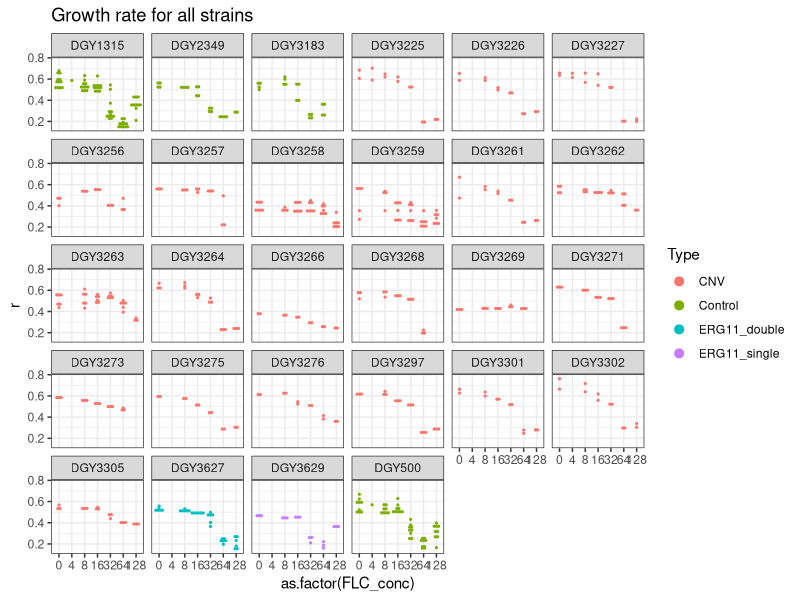
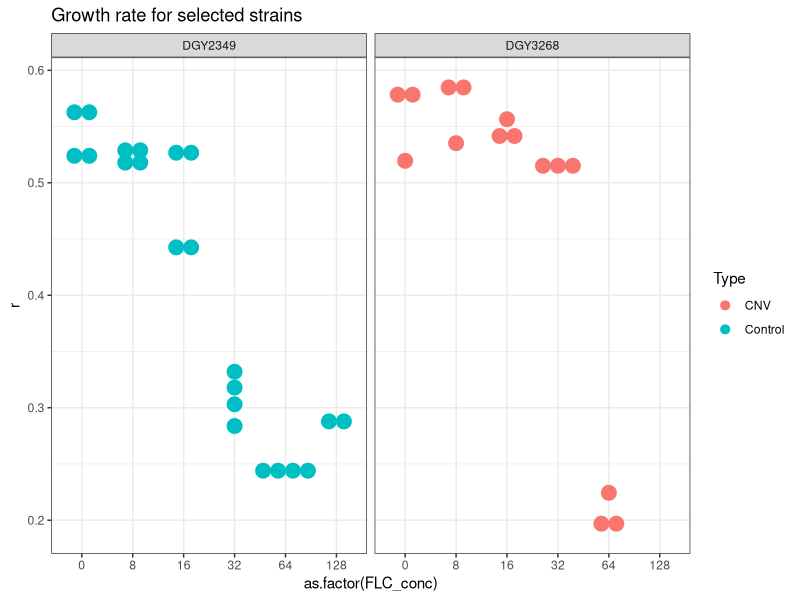
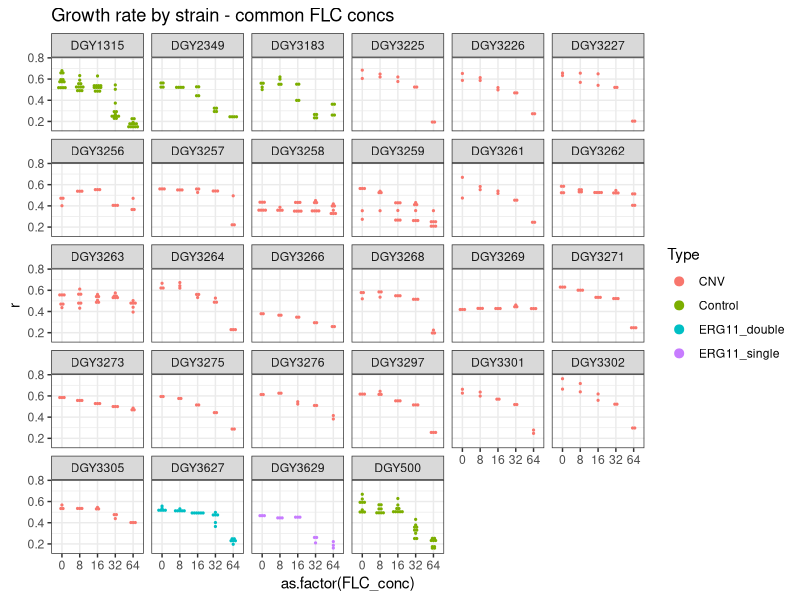
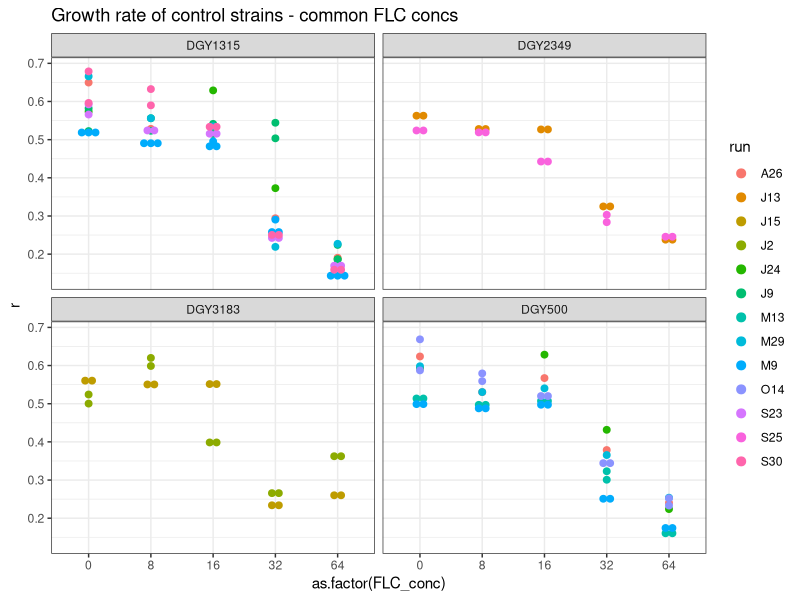
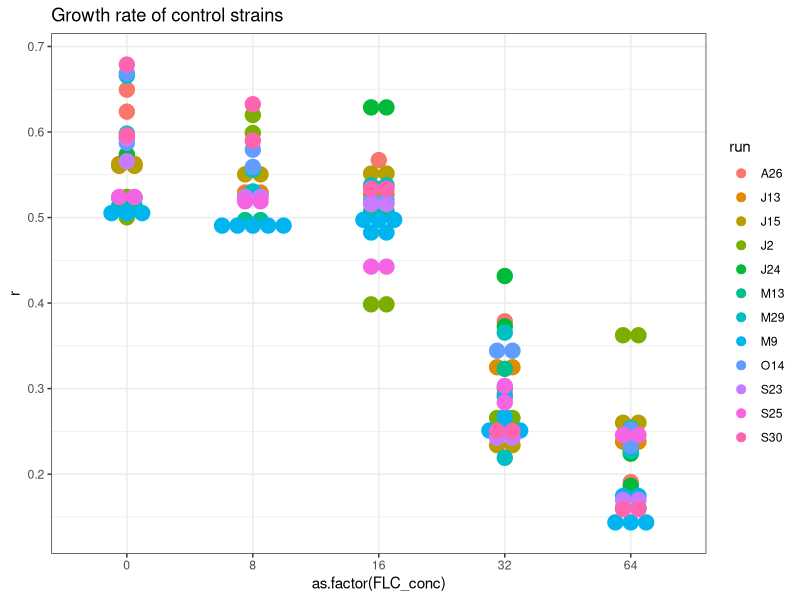
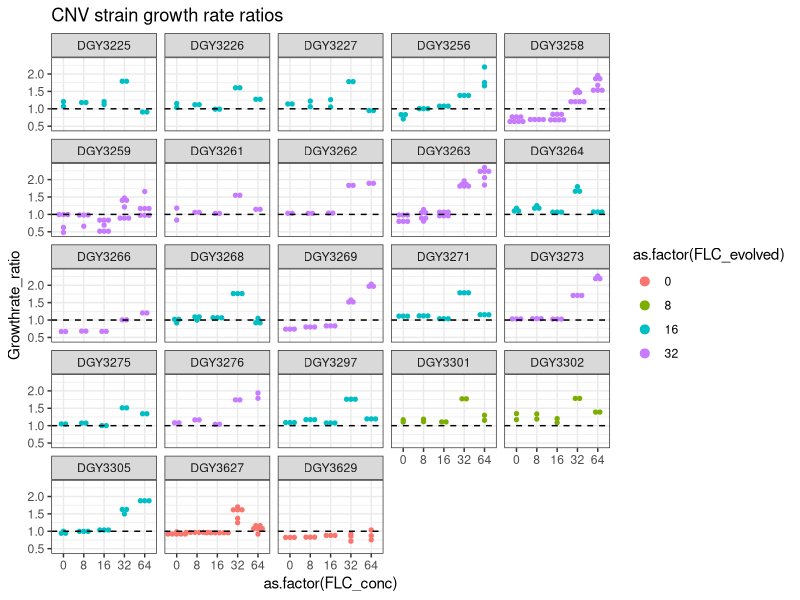
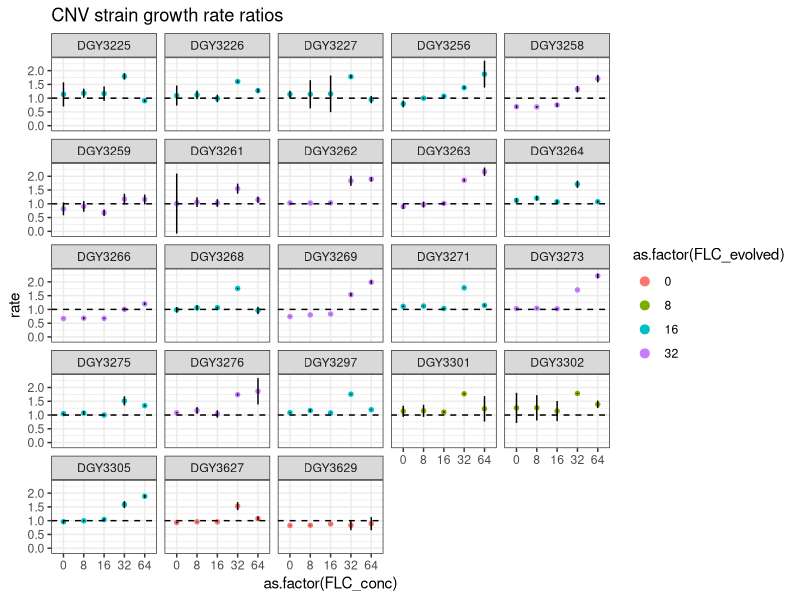
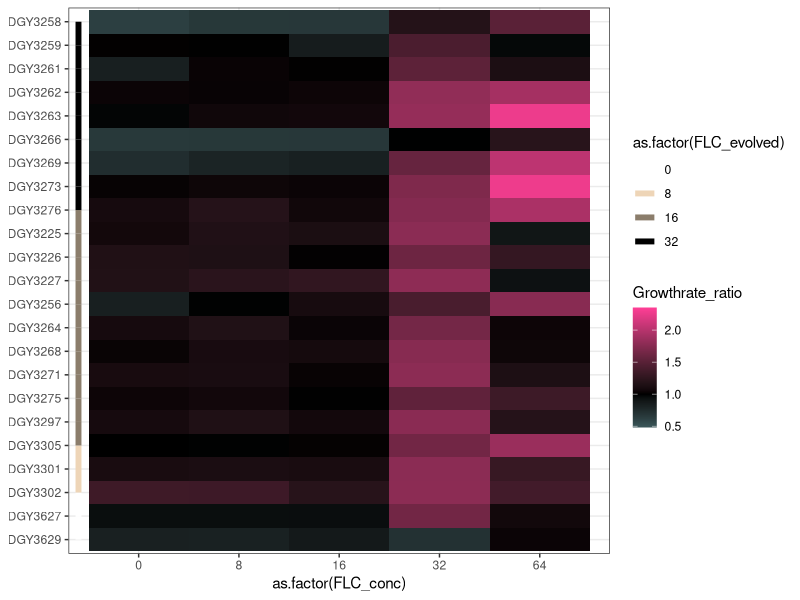

These figures' R source, in order:
## ---- chunk 1
library(ggplot2)
library(readxl)
library(forcats)
library(tidyverse)

All_growthcurve_output = read_excel("All_growthcurve_output_2025Apr7.xlsx")
## ---- chunk 2
ggplot(All_growthcurve_output,aes(x=as.factor(FLC_conc),y=r)) + geom_dotplot(binaxis="y", stackdir="center", aes(fill=Type, color=Type)) + facet_wrap(~Strain) + ggtitle("Growth rate for all strains") + theme_bw()

#Sampledata
Sample_output=All_growthcurve_output[All_growthcurve_output$Strain=="DGY2349"|All_growthcurve_output$Strain=="DGY3268",]

ggplot(Sample_output,aes(x=as.factor(FLC_conc),y=r)) + geom_dotplot(binaxis="y", stackdir="center", aes(fill=Type, color=Type)) + facet_wrap(~Strain) + ggtitle("Growth rate for selected strains") + theme_bw()

#Removing FLC4 and FLC 128.
Commonconcs_growth=All_growthcurve_output[All_growthcurve_output$FLC_conc!=4,]
Commonconcs_growth=Commonconcs_growth[Commonconcs_growth$FLC_conc!=128,]

ggplot(Commonconcs_growth,aes(x=as.factor(FLC_conc),y=r)) + geom_dotplot(binaxis="y", stackdir="center", aes(fill=Type, color=Type)) + facet_wrap(~Strain) + ggtitle("Growth rate by strain - common FLC concs") + theme_bw()

#Look for outlier batches in the control strains
Control_commonconcs=Commonconcs_growth[Commonconcs_growth$Type=="Control",]
ggplot(Control_commonconcs,aes(x=as.factor(FLC_conc),y=r)) + geom_dotplot(binaxis="y", stackdir="center", aes(fill=run, color=run)) + facet_wrap(~Strain) + ggtitle("Growth rate of control strains - common FLC concs") + theme_bw()

#Removing June 9 batch which is a visible outlier, and plot all remaining data.
Commonconcs_goodbatches=Commonconcs_growth[Commonconcs_growth$run!="J9",]

#ggplot(Commonconcs_goodbatches,aes(x=as.factor(FLC_conc),y=r)) + geom_dotplot(binaxis="y", stackdir="center", aes(fill=Type, color=Type)) + facet_wrap(~Strain) + ggtitle("Growth rate by strain - common FLC concs, excl outlier batch") + theme_bw()

#Inspecting control strains after removing outlier batch
Commonconcs_goodbatches_control=Commonconcs_goodbatches[Commonconcs_goodbatches$Type=="Control",]

ggplot(Commonconcs_goodbatches_control,aes(x=as.factor(FLC_conc),y=r)) + geom_dotplot(binaxis="y", stackdir="center", aes(fill=run, color=run)) + ggtitle("Growth rate of control strains") + theme_bw()


## ---- chunk 3

#Avg of control strains across batches
Controlmeans=aggregate(Commonconcs_goodbatches_control$r,list(Commonconcs_goodbatches_control$FLC_conc),mean)

#Getting CNV data separately
Commonconcs_goodbatches_CNV=Commonconcs_goodbatches[Commonconcs_goodbatches$Type!="Control",]
Commonconcs_goodbatches_CNV$Growthrate_ratio=0

#CNVstrainnames=unique(Commonconcs_goodbatches_CNVstrains_output$Strain)

l=length(Commonconcs_goodbatches_CNV$FLC_conc)

for (i in (1:l)) {
  relconc=Commonconcs_goodbatches_CNV$FLC_conc[i]
  relvalue=Controlmeans$x[Controlmeans$Group.1==relconc]
  Commonconcs_goodbatches_CNV$Growthrate_ratio[i]=Commonconcs_goodbatches_CNV$r[i]/relvalue
}

## ---- chunk 4
#Plot of each CNV
#ggplot(Commonconcs_goodbatches_CNV,aes(x=as.factor(FLC_conc),y=Growthrate_ratio)) + geom_dotplot(binaxis="y", stackdir="center", dotsize=2, aes(fill=Strain, color=Strain)) + facet_wrap(~Strain) + ggtitle("CNV strain growth rate ratios") + geom_hline(yintercept=1,linetype=2) + theme_bw()

#Plot of each CNV, coloured by the conc in which CNV was evolved
ggplot(Commonconcs_goodbatches_CNV,aes(x=as.factor(FLC_conc),y=Growthrate_ratio)) + geom_dotplot(binaxis="y", stackdir="center", dotsize=2, aes(fill=as.factor(FLC_evolved), color=as.factor(FLC_evolved))) + facet_wrap(~Strain) + ggtitle("CNV strain growth rate ratios") + geom_hline(yintercept=1,linetype=2) + theme_bw()

#Plot of each CNV, coloured by the temp in which CNV was evolved
#ggplot(Commonconcs_goodbatches_CNV,aes(x=as.factor(FLC_conc),y=Growthrate_ratio)) + geom_dotplot(binaxis="y", stackdir="center", dotsize=2, aes(fill=as.factor(Temp_evolved), color=as.factor(Temp_evolved))) + facet_wrap(~Strain) + ggtitle("CNV strain growth rate ratios") + geom_hline(yintercept=1,linetype=2) + theme_bw()

## ---- chunk 5
#95% CIs are calculated using a t-distribution..

Commonconcs_goodbatches_CNV %>%
  group_by(Strain,FLC_conc) %>%
  summarise(
    sem=qt(p=0.95,df=(n()-1))*sd(Growthrate_ratio)/sqrt(n()),
    rate=mean(Growthrate_ratio),
    FLC_evolved=mean(FLC_evolved),
    Temp_evolved=mean(Temp_evolved)
  ) -> t_meanerror_CNV

t_meanerror_CNV

ggplot(t_meanerror_CNV, aes(x=as.factor(FLC_conc), y=rate)) + geom_dotplot(binaxis="y", stackdir="center", dotsize=2, aes(fill=as.factor(FLC_evolved), color=as.factor(FLC_evolved))) + geom_errorbar(width=0, aes(ymin=rate-sem, ymax=rate+sem)) + facet_wrap(~Strain) + ggtitle("CNV strain growth rate ratios") + geom_hline(yintercept=1,linetype=2) + theme_bw()

write.csv(t_meanerror_CNV,"t_meanerror_CNV.csv")
## ---- chunk 6

#Following code is used to index the data frame, to add a vertical line representing the FLC conc at which each strain was evolved.

Commonconcs_goodbatches_CNV_ordered=Commonconcs_goodbatches_CNV[order(Commonconcs_goodbatches_CNV$Strain,decreasing=TRUE),]
Commonconcs_goodbatches_CNV_ordered=Commonconcs_goodbatches_CNV_ordered[order(Commonconcs_goodbatches_CNV_ordered$FLC_evolved),]

Templist=Commonconcs_goodbatches_CNV_ordered$Strain
Indexing=as.numeric(vector(length=length(Templist)))
Indexing=Indexing+1
for (i in 2:length(Templist)) {
  value=Indexing[i] 
  if (Templist[i-1]!=Templist[i]) { 
    Indexing[i:length(Templist)]=value+1 
  } 
}
Commonconcs_goodbatches_CNV_ordered$indexing=Indexing

#Make a plot with strain names attached for my own reference
#ggplot(Commonconcs_goodbatches_CNV_ordered,aes(x=as.factor(FLC_conc),y=fct_inorder(Strain),fill=Growthrate_ratio)) + geom_tile() + scale_fill_gradient2(low="blue", high="red", mid="black",midpoint = 1) + theme_bw() + theme(strip.background = element_blank(), strip.text.x = element_blank(), axis.title.y=element_blank()) + scale_x_discrete(expand=c(0,0.7)) + geom_segment(aes(x = 0.4, xend = 0.4, y = indexing, yend = c(indexing[-1], max(indexing)), color = as.factor(Temp_evolved)), size = 2) + scale_color_manual(values=c("white","yellow3","darkorange","red"))


ggplot(Commonconcs_goodbatches_CNV_ordered,aes(x=as.factor(FLC_conc),y=fct_inorder(Strain),fill=Growthrate_ratio)) + geom_tile() + scale_fill_gradient2(low="cadetblue1", high="violetred1", mid="black",midpoint = 1) + theme_bw() + theme(strip.background = element_blank(), strip.text.x = element_blank(), axis.title.y=element_blank()) + scale_x_discrete(expand=c(0,0.7)) + geom_segment(aes(x = 0.4, xend = 0.4, y = indexing, yend = c(indexing[-1], max(indexing)), color = as.factor(FLC_evolved)), size = 2) + scale_color_manual(values=c("white","bisque2","bisque4","black")) 

#Plot for publication


Heatmap=ggplot(Commonconcs_goodbatches_CNV_ordered,aes(x=as.factor(FLC_conc),y=fct_inorder(Strain),fill=Growthrate_ratio)) + geom_tile() + scale_fill_gradient2(low="navyblue", high="violetred1", mid="white",midpoint = 1) + theme_bw() + theme(strip.background = element_blank(), strip.text.x = element_blank(), axis.title.y=element_blank()) 


Heatmap
#ggsave("./Heatmap_allstrainsgrowth.tiff", plot = Heatmap, device = "tiff")
#ggsave("./Heatmap_allstrainsgrowth.pdf", plot = Heatmap, device = "pdf")
